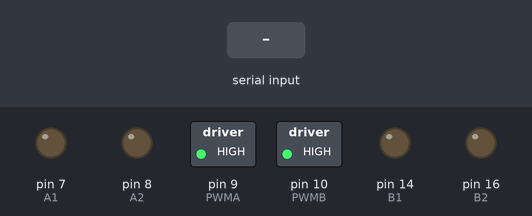
The sketch below on a simulated Arduino Mega 2560, built with avr-gcc and run on an emulated ATmega2560. Shown: switched loads named in the sketch (green lamp = pin HIGH), output pins drawn as LEDs (lit = HIGH). The test bench sets the inputs (shaded band).

Above: at 1.2 s.
1.3 s: "a" received over the second serial link
At 2.0 s:
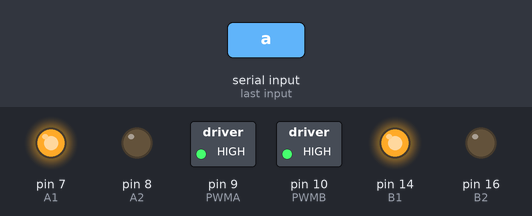
2.8 s: "b" received over the second serial link
At 3.2 s:
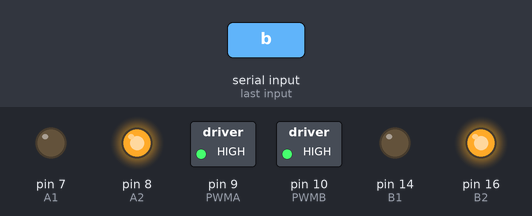
4.3 s: "c" received over the second serial link
At 5.5 s:
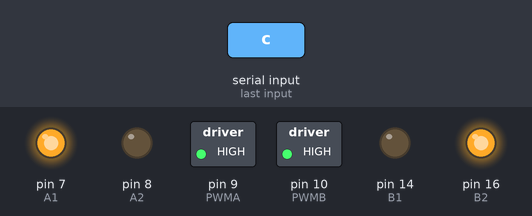
5.8 s: "d" received over the second serial link
At 6.7 s:
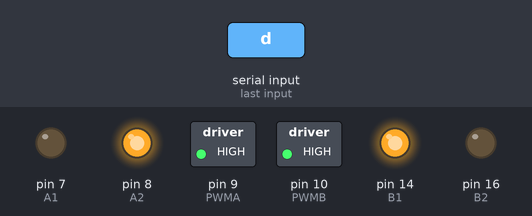
7.3 s: "e" received over the second serial link
At 7.8 s:
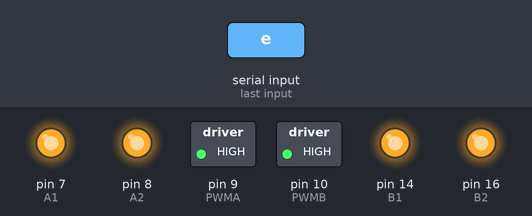
Timing chart, 0 to 9.8 s (numbered marks = the images above; inputs shaded):
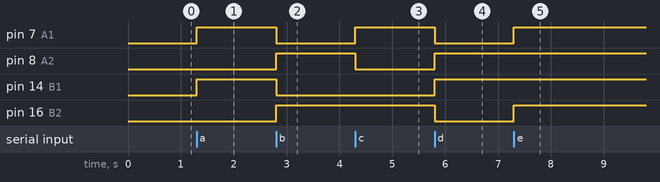

The sketch:

MiniBros.ino
```cpp
#define PWMA 9
#define A2 8
#define A1 7
#define B1 14
#define B2 16
#define PWMB 10
//#define Serial1 Serial

//right motor: B
//left motor: A

void setup() {
  Serial1.begin(9600);
  pinMode(PWMA, OUTPUT);
  pinMode(A2, OUTPUT);
  pinMode(A1, OUTPUT);
  pinMode(B1, OUTPUT);
  pinMode(B2, OUTPUT);
  pinMode(PWMB, OUTPUT);
  digitalWrite(PWMA, HIGH);
  digitalWrite(PWMB, HIGH);
  digitalWrite(A1, LOW);
  digitalWrite(A2, LOW);
  digitalWrite(B1, LOW);
  digitalWrite(B2, LOW);
}

void loop() {
  char c;
  if(Serial1.available()){
    c = Serial1.read();
    switch(c){
      case 'a':
        //前進
        digitalWrite(A1, HIGH);
        digitalWrite(A2, LOW);
        digitalWrite(B1, HIGH);
        digitalWrite(B2, LOW);
        Serial1.println("go_straight");
        break;
      case 'b':
        //後退
        digitalWrite(A1, LOW);
        digitalWrite(A2, HIGH);
        digitalWrite(B1, LOW);
        digitalWrite(B2, HIGH);
        Serial1.println("go_back");
        break;
      case 'c':
        //右旋回
        digitalWrite(A1, HIGH);
        digitalWrite(A2, LOW);
        digitalWrite(B1, LOW);
        digitalWrite(B2, HIGH);
        Serial1.println("turn_right");
        break;
      case 'd':
        //左旋回
        digitalWrite(A1, LOW);
        digitalWrite(A2, HIGH);
        digitalWrite(B1, HIGH);
        digitalWrite(B2, LOW);
        Serial1.println("turn_left");
        break;
      case 'e':
        //移動停止（ショートブレーキ）
        digitalWrite(A1, HIGH);
        digitalWrite(A2, HIGH);
        digitalWrite(B1, HIGH);
        digitalWrite(B2, HIGH);
        Serial1.println("stop");
        break;
      default:
        Serial1.println(c);
    }
  }
}
```

Measured:
- after the input at 1.3 s, pin 7 (A1), pin 14 (B1): LOW → HIGH at once
- after the input at 2.8 s, pin 7 (A1), pin 14 (B1): HIGH → LOW at once; pin 8 (A2), pin 16 (B2): LOW → HIGH at once
- after the input at 4.3 s, pin 7 (A1): LOW → HIGH at once; pin 8 (A2): HIGH → LOW at once
- after the input at 5.8 s, pin 7 (A1), pin 16 (B2): HIGH → LOW at once; pin 8 (A2), pin 14 (B1): LOW → HIGH at once
- after the input at 7.3 s, pin 7 (A1), pin 16 (B2): LOW → HIGH at once
